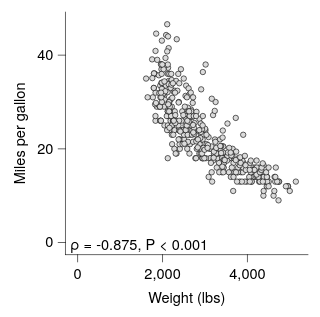

Vega-Lite specification stored for this chart:
### Vega-Lite specification from a JSON file in a GitHub repository (floating-point values rounded to 4 significant figures; data arrays with more than 128 entries replaced by an {"elided": "..."} marker saying what was removed)
{"background": null, "config": {"arc": {"fill": "#DBDBDB", "fillOpacity": 1.0, "innerRadius": 25.0, "padAngle": 0.03, "stroke": "black", "strokeOpacity": 1, "strokeWidth": 0.25}, "area": {"fill": "#DBDBDB", "fillOpacity": 1.0, "stroke": "black", "strokeOpacity": 1, "strokeWidth": 0.25}, "axis": {"domain": true, "domainCap": "round", "domainColor": "black", "domainWidth": 0.25, "grid": false, "gridCap": "round", "gridColor": "#F1F1F1", "gridDash": [0, 0], "gridOpacity": 1.0, "gridWidth": 0.25, "labelColor": "black", "labelFont": "Helvetica Neue, HelveticaNeue, Helvetica, Arial, sans-serif", "labelFontSize": 6, "labelFontStyle": "normal", "labelFontWeight": 400, "offset": 0, "ticks": true, "tickCap": "round", "tickColor": "black", "tickRound": false, "tickSize": 3.0, "tickWidth": 0.25, "titleColor": "black", "titleFont": "Helvetica Neue, HelveticaNeue, Helvetica, Arial, sans-serif", "titleFontSize": 6, "titleFontStyle": "normal", "titleFontWeight": 400}, "axisX": {"domain": true, "labelAlign": "center", "labelAngle": 0, "labels": true, "ticks": true, "translate": 0}, "axisY": {"domain": true, "labelAlign": "right", "labelAngle": 0, "labels": true, "ticks": true, "translate": 0}, "axisRight": {"domain": true, "labelAlign": "left", "labelAngle": 0, "labels": true, "ticks": true, "translate": 0}, "axisTop": {"domain": true, "labelAlign": "center", "labelAngle": 0, "labels": true, "ticks": true, "translate": 0}, "axisBand": {"tickOffset": 0}, "bar": {"fill": "#DBDBDB", "fillOpacity": 1.0, "stroke": "black", "strokeOpacity": 1, "strokeWidth": 0.25}, "boxplot": {"size": 9.0, "ticks": {"cornerRadius": 0.25, "fill": "black", "opacity": 1, "size": 4.5, "thickness": 0.25}, "box": {"fillOpacity": 1.0, "stroke": "black", "strokeOpacity": 1, "strokeWidth": 0.25}, "median": {"cornerRadius": 0, "fill": "black", "fillOpacity": 1.0, "opacity": 1, "size": 9.0, "thickness": 0.25}, "rule": {"fill": "black", "fillOpacity": 1.0, "size": 10.0, "stroke": "black", "strokeDash": [0, 0], "strokeOpacity": 1, "strokeWidth": 0.25}, "outliers": {"color": "black", "fill": "black", "fillOpacity": 1.0, "size": 0, "stroke": "black", "strokeOpacity": 1, "strokeWidth": 0.25}}, "circle": {"fill": "black", "fillOpacity": 1.0, "size": 1.25, "stroke": null, "strokeOpacity": 1, "strokeWidth": 0.25}, "errorband": {"band": {"fillOpacity": 0.6, "stroke": null, "strokeWidth": 0.25, "strokeOpacity": 1}, "borders": {"opacity": 0, "strokeOpacity": 1, "strokeWidth": 0.25}}, "errorbar": {"opacity": 1, "rule": {"strokeDash": [0, 0], "strokeWidth": 0.25}, "ticks": {"color": "black", "cornerRadius": 0.125, "opacity": 1, "size": 6.0, "thickness": 0.25}, "thickness": 0.25}, "font": "Helvetica Neue, HelveticaNeue, Helvetica, Arial, sans-serif", "geoshape": {"fill": "#DBDBDB", "fillOpacity": 1.0, "stroke": "black", "strokeOpacity": 1, "strokeWidth": 0.25}, "header": {"labelColor": "black", "labelFont": "Helvetica Neue, HelveticaNeue, Helvetica, Arial, sans-serif", "labelFontSize": 6, "labelFontStyle": "normal", "labelFontWeight": 400, "titleColor": "black", "titleFont": "Helvetica Neue, HelveticaNeue, Helvetica, Arial, sans-serif", "titleFontSize": 6, "titleFontStyle": "normal", "titleFontWeight": 400, "titlePadding": 0}, "legend": {"disable": false, "offset": 4.5, "titlePadding": 4, "labelOffset": 2, "gradientLabelOffset": 2, "columnPadding": 4, "rowPadding": 2, "gradientThickness": 5, "gradientOpacity": 1.0, "gradientStrokeColor": "black", "gradientStrokeWidth": 0.25, "labelColor": "black", "labelFont": "Helvetica Neue, HelveticaNeue, Helvetica, Arial, sans-serif", "labelFontSize": 6, "labelFontStyle": "normal", "labelFontWeight": 400, "strokeColor": "black", "strokeWidth": 0, "symbolSize": 36, "symbolStrokeColor": "black", "symbolStrokeWidth": 0.25, "titleColor": "black", "titleFont": "Helvetica Neue, HelveticaNeue, Helvetica, Arial, sans-serif", "titleFontSize": 6, "titleFontStyle": "normal", "titleFontWeight": 400}, "line": {"color": "black", "stroke": "black", "strokeCap": "butt", "strokeDash": [0, 0], "strokeOpacity": 1, "strokeWidth": 0.5}, "point": {"filled": true, "fill": "#DBDBDB", "fillOpacity": 1.0, "size": 5.0, "stroke": "black", "strokeOpacity": 1, "strokeWidth": 0.25}, "range": {"category": ["#9D9D9D", "#28287D", "#004225", "#47266F", "#00605D", "#DBDBDB", "#7983C1", "#6E927B", "#937FB4", "#699A97"], "diverging": {"scheme": ["#4F4265", "#6A5C82", "#85789D", "#A196B7", "#BDB5CE", "#D8D6DD", "#F6F6F6", "#CED8D7", "#9DBFBD", "#75A3A0", "#518683", "#326967", "#164D4B"]}, "heatmap": {"scheme": ["#440154", "#472270", "#433E82", "#38598C", "#2C728E", "#238A8D", "#24A086", "#39B578", "#5DC862", "#96D646", "#CAE02D", "#FDE724"]}, "ordinal": {"scheme": ["#F1F1F1", "#DBDBDB", "#C6C6C6", "#B2B2B2", "#9D9D9D", "#898989", "#767676", "#636363", "#515151", "#404040", "#2F2F2F", "#1F1F1F"]}, "ramp": {"scheme": ["#440154", "#472270", "#433E82", "#38598C", "#2C728E", "#238A8D", "#24A086", "#39B578", "#5DC862", "#96D646", "#CAE02D", "#FDE724"]}}, "rule": {"color": "black", "stroke": "black", "strokeCap": "round", "strokeDash": [2, 2], "strokeOpacity": 1, "strokeWidth": 0.25}, "scale": {"barBandPaddingInner": 0.1, "rectBandPaddingInner": 0, "tickBandPaddingInner": 0.1, "bandPaddingOuter": 0.1, "bandWithNestedOffsetPaddingInner": 0.2, "bandWithNestedOffsetPaddingOuter": 0.2, "offsetBandPaddingInner": 0, "offsetBandPaddingOuter": 0, "continuousPadding": 5.0, "round": false}, "rect": {"fill": "#DBDBDB", "fillOpacity": 1.0, "stroke": "black", "strokeOpacity": 1, "strokeWidth": 0.25}, "square": {"fill": "#DBDBDB", "fillOpacity": 1.0, "size": 10.0, "stroke": "black", "strokeOpacity": 1, "strokeWidth": 0.25}, "text": {"color": "black", "font": "Helvetica Neue, HelveticaNeue, Helvetica, Arial, sans-serif", "fontSize": 6, "fontStyle": "normal", "fontWeight": 400}, "tick": {"color": "black", "cornerRadius": 0.125, "opacity": 1.0, "size": 9.0, "thickness": 0.25}, "title": {"anchor": "middle", "frame": "group", "color": "black", "font": "Helvetica Neue, HelveticaNeue, Helvetica, Arial, sans-serif", "fontSize": 6, "fontStyle": "normal", "fontWeight": 400, "subtitleColor": "black", "subtitleFont": "Helvetica Neue, HelveticaNeue, Helvetica, Arial, sans-serif", "subtitleFontSize": 6, "subtitleFontStyle": "normal", "subtitleFontWeight": 400}, "trail": {"color": "black", "opacity": 1, "size": 0.5}, "view": {"continuousWidth": 100, "continuousHeight": 100, "discreteWidth": 100, "discreteHeight": 100, "fill": null, "stroke": null, "strokeWidth": 0.25}}, "layer": [{"data": {"name": "data-84942684f44a0939f6e50b33ec91a880"}, "mark": {"type": "point"}, "encoding": {"x": {"field": "Weight_in_lbs", "title": "Weight (lbs)", "type": "quantitative", "scale": {"nice": false}}, "y": {"field": "Miles_per_Gallon", "title": "Miles per gallon", "type": "quantitative", "scale": {"nice": false}}}}, {"layer": [{"mark": {"type": "text", "align": "left", "angle": 0, "baseline": "alphabetic", "dx": 0, "dy": 0, "fontSize": 6, "opacity": 1.0}, "encoding": {"text": {"value": "ρ = -0.875, P < 0.001"}, "x": {"value": 2}, "y": {"value": 98}}}], "data": {"values": [{"__dysonsphere__": 1}]}, "name": "__dysonsphere_25fb16d8d661ed1d_53"}], "$schema": "https://vega.github.io/schema/vega-lite/v6.4.1.json", "datasets": {"data-84942684f44a0939f6e50b33ec91a880": {"elided": "398 records"}}}
